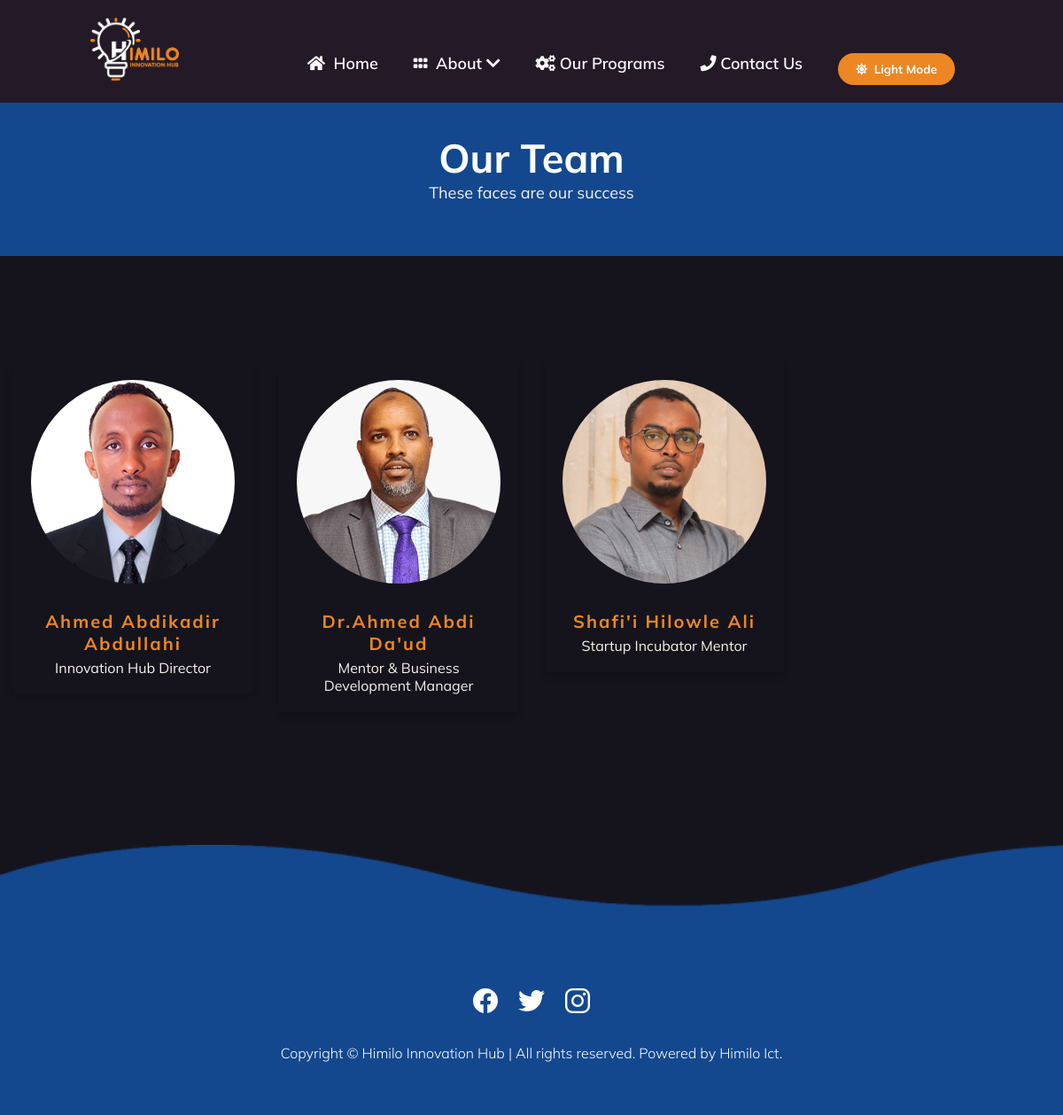
/our-team.php, run on the app's committed database.
### tables this page shows
CREATE TABLE `logo` (
  `id` int(11) NOT NULL,
  `image` longtext NOT NULL,
  `create_date` timestamp NOT NULL DEFAULT current_timestamp() ON UPDATE current_timestamp()
);

CREATE TABLE `our_team` (
  `id` int(11) NOT NULL,
  `name` varchar(255) NOT NULL,
  `role` varchar(255) NOT NULL,
  `image` longtext NOT NULL,
  `link_1` text NOT NULL,
  `link_2` text NOT NULL,
  `create_date` timestamp NOT NULL DEFAULT current_timestamp() ON UPDATE current_timestamp()
);

### our-team.php (the view, shortened to what this page needs)
<?php
include "admin/conn.php";
?>
<!DOCTYPE html>
<html lang="en">
    <head>
        <link rel="stylesheet" href="font-awesome/css/all.min.css">
        <link rel="stylesheet" href="font-awesome/css/fontawesome.min.css">
        <link rel="stylesheet" href="css/style.css">
        <link rel="stylesheet" href="css/our-services.css">
        <link rel="stylesheet" href="css/about-us.css">
        <link rel="stylesheet"
            href="https://cdnjs.cloudflare.com/ajax/libs/AlertifyJS/1.13.1/css/alertify.min.css" />
    </head>
    <body>
     <?php
       include("header.php");
       ?>
        <div class="all-our">
            <div class="header-serv">
                <h1>Our Team</h1>
                <p>These faces are our success</p>
            </div>
 <div class="team-container">
            <div class="team-row">
                <?php
$read_team=mysqli_query($conn,"SELECT * FROM our_team ");
if(mysqli_num_rows($read_team)>0)
{
    while($team_row=mysqli_fetch_assoc($read_team)){
        $name=$team_row['name'];
$role=$team_row['role'];
$link_1=$team_row['link_1'];
$link_2=$team_row['link_2'];
$image=$team_row['image'];
?><style>
                <div class="team-column">
                    <div class="team-9">
                        <div class="team-img">
                            <img src="<?php   echo  $image;?>" alt="Team Image">
                        </div>
                        <div class="team-content">
                            <h2><?php   echo  $name;?></h2>
                            <h3><?php   echo  $role;?></h3>
                        </div>
                        <div class="team-overlay">
                            <p> My Social Account</p>
                            <div class="team-social">
                                <a target="blank" class="social-fb" href="<?php   echo  $link_1;?>"><i class="fab fa-facebook-f"></i></a>
                                <a target="blank" class="social-in" href="<?php   echo  $link_2;?>"><i class="fab fa-instagram"></i></a>
                            </div>
                        </div>
                    </div>
                </div>
                <?php
    }
}
                ?>
              </div>
        </div>
        </div>
        <div class="footer-body">
            <footer class="footer">
                <div class="waves">
                    <div class="wave" id="wave1"></div>
                    <div class="wave" id="wave3"></div>
                </div>
                <ul class="social-icon">
                    <li class="social-icon__item"><a class="social-icon__link"
                            href="#">
                            <ion-icon name="logo-facebook"></ion-icon>
                        </a></li>
                    <li class="social-icon__item"><a class="social-icon__link"
                            href="#">
                            <ion-icon name="logo-twitter"></ion-icon>
                        </a></li>
                    <li class="social-icon__item"><a class="social-icon__link"
                            href="#">
                            <ion-icon name="logo-instagram"></ion-icon>
                        </a></li>
                </ul>
                <p class="coppy-right">Copyright &copy; <span id="currentYear"></span> Himilo
                    Innovation Hub
                    | All rights reserved. Powered by Himilo Ict.</p>
            </footer></div>
    </body>
</html>

### header.php (shortened to what this page needs)
<div class="my-con">
    <div class="header">
        <?php
        include "admin/conn.php";
        ?>
        <div class="logo">
            <?php
            $read_logo1 = mysqli_query($conn, "SELECT * FROM logo WHERE id=1");
            if (mysqli_num_rows($read_logo1) > 0) {
                while ($row1 = mysqli_fetch_assoc($read_logo1)) {
                    $logo1 = $row1['image'];
                }
            }
            $read_logo3 = mysqli_query($conn, "SELECT * FROM logo WHERE id=3");
            if (mysqli_num_rows($read_logo3) > 0) {
                while ($row3 = mysqli_fetch_assoc($read_logo3)) {
            ?>
                    <a class="dark-logo" href="./"><img src="<?php echo $logo1; ?>" alt></a>
        </div>
        <nav>
            <ul>
                <li class="li-active"><a href="./"><i class="fas fa-house"></i>&nbsp; Home</a></li>
                <li  class="sub-btn"><a id="sub-btn" href="#"><i class="fas fa-grip"></i>&nbsp; About&nbsp;<i class="fas fa-chevron-down"></i></a>
            </li>
                <li><a href="our-programs"><i class="fas fa-gears"></i>&nbsp;Our Programs</a></li>
                <li><a href="  contact-us"><i class="fas fa-phone"></i>&nbsp;Contact Us</a></li>
                <li><button id="light-mode"><i class="fas fa-sun"></i>&nbsp; <span> Light Mode</span></button></li>
            </ul>
        </nav>
    <?php
                }
            }
    ?>
    </div>
</div>

### css/style.css (style rules this page uses)
* { margin: 0; padding: 0; box-sizing: border-box; font-family: 'Mulish', 'Poppins', sans-serif; }
:root { --p-color: #13488e; --s-color: #ec8723; --d-bg-color: #15141d; --l-bg-color: #f8f1ea; }
body { background: url(../images/banner-d.jpg); background-size: 100%; background-attachment: none !important; width: 100%; height: 100vh; background-repeat: no-repeat; }
.my-con .header { display: flex; flex-direction: row; width: 100%; justify-content: space-around; align-items: center; padding: 20px 40px; }
.my-con { display: flex; justify-content: center; }
.my-con .header .logo a img { width: 100px; }
.my-con nav { display: flex; justify-content: space-around; margin-top: 20px; }
.my-con nav ul { display: flex; justify-content: space-between; }
.my-con nav ul li { margin: 0px 20px; list-style: none; }
.my-con nav ul li a { text-decoration: none; color: #fff; position: relative; font-weight: 600; }
.my-con nav ul li a::before { content: ""; width: 0px; height: 3px; background-color: var(--s-color); position: absolute; top: 25px; border-radius: 20px; transition: 0.4s; }
.my-con nav ul { display: flex; justify-content: space-around; margin-top: 20px; }
.my-con nav ul li { list-style: none; }
#light-mode { background-color: var(--s-color); color: #fff; padding: 10px 20px ; font-weight: 700; border-radius: 20px; border: none; outline: none; cursor: pointer; }
.coppy-right { text-align: center; }
.footer-body { background-color: var(--d-bg-color); width: 100%; min-height: 100px; padding-top:0px !important; }
.footer { position: relative; width: 100%; background: var(--p-color); min-height: 100px; padding: 50px; display: flex; justify-content: center; align-items: center; flex-direction: column; }
.social-icon, .menu { position: relative; display: flex; justify-content: center; align-items: center; margin: 10px 0; flex-wrap: wrap; }
.social-icon__item, .menu__item { list-style: none; }
.social-icon__link { font-size: 2rem; color: #fff; margin: 0 10px; display: inline-block; transition: 0.5s; }
.footer p { color: #fff; margin: 15px 0 10px 0; font-size: 1rem; font-weight: 300; }
.wave { position: absolute; top: -100px; left: 0; width: 100%; height: 100px; background: url("../images/wave-d.png"); background-size: 1000px 100px; }
.wave#wave1 { z-index: 1000; opacity: 1; bottom: 0; animation: animateWaves 4s linear infinite; }
.wave#wave3 { z-index: 1000; opacity: 0.2; bottom: 15px; animation: animateWaves 3s linear infinite; }
@media only screen and (min-width: 1200px) { body { font-size: 18px; } }

### css/our-services.css (style rules this page uses)
* { margin: 0; padding: 0; box-sizing: border-box; font-family: 'Mulish', 'Poppins', sans-serif; }
:root { --p-color: #13488e; --s-color: #ec8723; --d-bg-color: #15141d; --l-bg-color: #f8f1ea; }
body { background: var(--d-bg-color) !important; }
.header { background-color: transparent !; position: absolute; z-index: 9999; }
.all-our { width: 100%; background-color: var(--d-bg-color); display: flex; flex-direction: column; justify-content: center; align-items: start; position: relative; top: 0; }
.all-our .header-serv { width: 100%; padding: 150px 0px 60px 0px; top: 0; position: relative; display: flex; justify-content: center; align-items: center; flex-direction: column; background-color: var(--p-color); }
.all-our .header-serv h1 { color: #fff; font-size: 45px; }
.all-our .header-serv p { color: var(--l-bg-color); }
.team-container { width: 100%; padding-right: 15px; padding-left: 15px; margin-right: auto; margin-left: auto; padding-top: 120px; padding-bottom: 220px !important; }

### data on the page
logo: logo.image (picture)
our_team: image (picture), name "Ahmed Abdikadir Abdullahi", role "Innovation Hub Director"
our_team: image (picture), name "Dr.Ahmed Abdi Da'ud", role "Mentor & Business Development Manager"
our_team: image (picture), name "Shafi'i Hilowle Ali", role "Startup Incubator Mentor"
